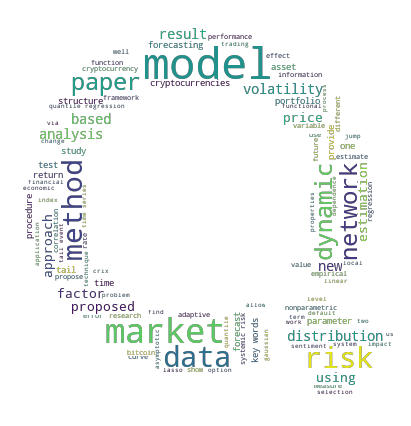

Reproduce this figure in Python.
# -*- coding: utf-8 -*-

import matplotlib.pyplot as plt
import re
from nltk.corpus import stopwords
import os
from os import path
from PIL import Image
from wordcloud import WordCloud, STOPWORDS
import numpy as np

# Please change the working directory to your path!
#os.chdir("/Users/xinwenni/LDA-DTM/xmas_song") 
d = os.getcwd()

raw_text= open('Abstract_all.txt','r',encoding='utf-8').read()
raw_text = str(raw_text)
raw_text=  re.sub('\n',' ',raw_text)

cleantextprep = str(raw_text)


# keep only letters, numbers and whitespace
expression = "[^a-zA-Z0-9 ]" 
cleantextCAP = re.sub(expression, '', cleantextprep) # apply regex
cleantext = cleantextCAP.lower() # lower case 



text_file = open("Output_total.txt", "w")
text_file.write(str(cleantext))
text_file.close()


root_path = os.getcwd()

# Read the whole text.
with open(path.join(root_path, 'Output_total.txt'), 'r', encoding='utf-8', errors='ignore') as outout_file:
    text = outout_file.readlines()

# Mask
#xmas_tree_pic = np.array(Image.open(path.join(root_path, "xmas_tree2.png")))
ql_pic = np.array(Image.open('qletlogo_tr.png'))

# Optional additional stopwords
stopword = set(STOPWORDS)
stopword = stopword.union({'abstract','keywords','sep'})
# Construct Word Cloud
# no backgroundcolor and mode = 'RGBA' create transparency
wc = WordCloud(max_words=100, stopwords=stopword, mask=ql_pic, mode='RGBA', background_color=None)


# Pass Text
wc.generate(text[0])

# store to file
wc.to_file(path.join(root_path, "wordcloud_abstract.png"))



plt.imshow(wc, interpolation='bilinear')
plt.axis("off")
plt.show()
